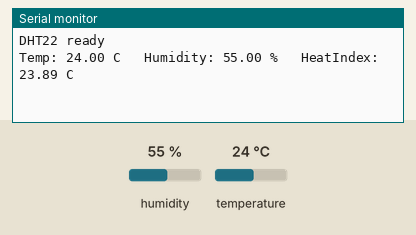
Simulated run of this sketch. Board: ESP8266 (NodeMCU). Parts: the last lines printed to the serial monitor. The inputs (shaded band) are chosen by the test bench; at power-on: humidity 55 %, temperature 24 °C.

Above: at 3.2 s.
3.3 s: humidity set to 22 %
At 6.2 s:
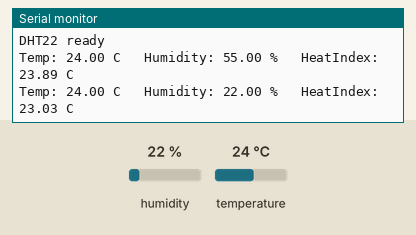
7.1 s: temperature set to 12 °C
At 8.7 s:
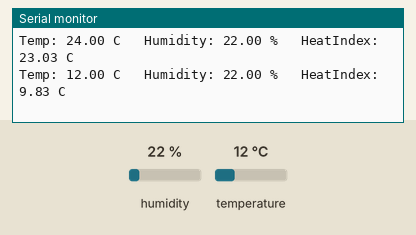
10.9 s: humidity set to 40 %
At 12.3 s:
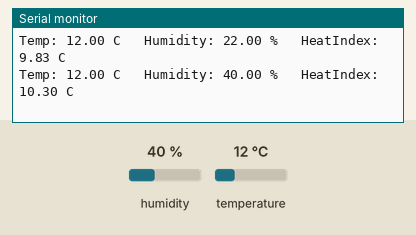
Timing chart, 0 to 13.9 s (numbered marks = the images above; inputs shaded):
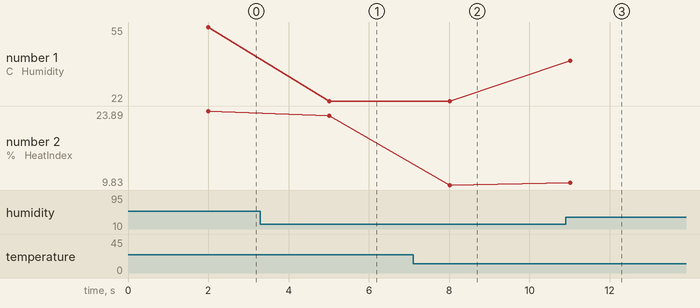

Measured:
- after the input at 3.3 s, the serial monitor: prints a new line after 1.7 s (image 1)
- after the input at 7.1 s, the serial monitor: prints a new line after 0.92 s (image 2)
- after the input at 10.9 s, the serial monitor: prints a new line after 0.12 s (image 3)
- plotted number 1: 22 → 40 after the input at 10.9 s
- plotted number 2: 23.89 → 23.03 after the input at 3.3 s, 23.03 → 9.83 after the input at 7.1 s, 9.83 → 10.3 after the input at 10.9 s

The sketch:

phase3_dht22.ino
```cpp
// DHT22 Temperature and Humidity — MR Industries Monitor
// Phase 3
// Wiring:
//   DHT22 VCC  → 3V
//   DHT22 GND  → G
//   DHT22 DATA → D5

#include "DHT.h"

#define DHTPIN D5
#define DHTTYPE DHT22

DHT dht(DHTPIN, DHTTYPE);

void setup() {
  Serial.begin(9600);
  dht.begin();
  delay(2000);
  Serial.println("DHT22 ready");
}

void loop() {
  float h = dht.readHumidity();
  float t = dht.readTemperature();

  if (isnan(h) || isnan(t)) {
    Serial.println("ERROR — check D5 wire");
    delay(3000);
    return;
  }

  Serial.print("Temp: ");
  Serial.print(t);
  Serial.print(" C   Humidity: ");
  Serial.print(h);
  Serial.print(" %   HeatIndex: ");
  Serial.print(dht.computeHeatIndex(t, h, false));
  Serial.println(" C");

  delay(3000);
}
```
